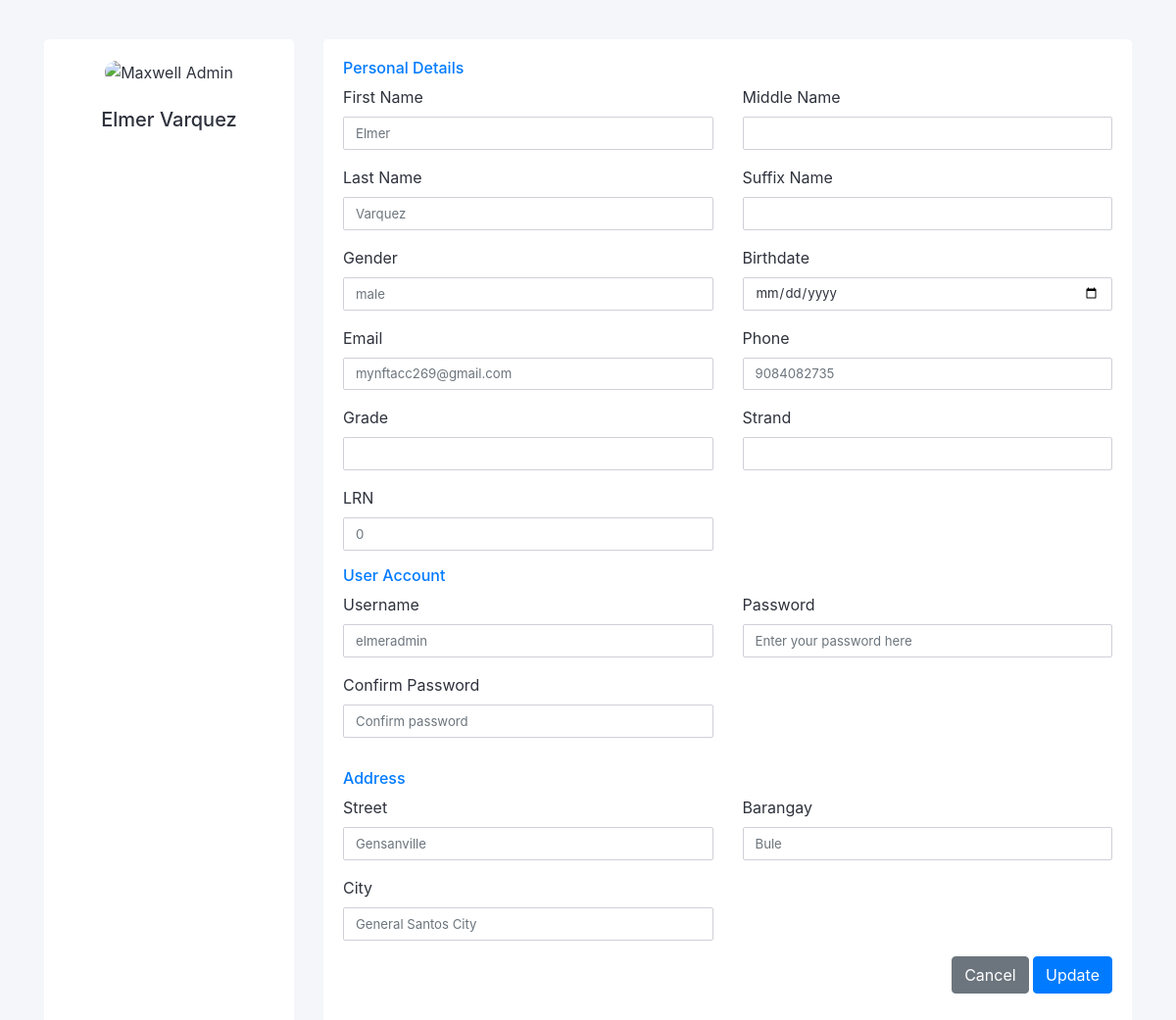
The app's page /profile.php (signed in) with its own data.
### tables this page shows
CREATE TABLE `tbl_userinfo` (
  `user_id` int(11) NOT NULL,
  `firstname` varchar(244) NOT NULL,
  `middlename` varchar(244) NOT NULL,
  `lastname` varchar(244) NOT NULL,
  `suffix` varchar(244) NOT NULL,
  `gender` varchar(244) NOT NULL,
  `birthday` date NOT NULL,
  `age` int(11) NOT NULL
);

CREATE TABLE `tbl_contactinfo` (
  `contact_id` int(11) NOT NULL,
  `userinfo_id` int(11) NOT NULL,
  `email` varchar(244) NOT NULL,
  `contact_num` bigint(11) NOT NULL,
  `city` varchar(244) NOT NULL,
  `barangay` varchar(244) NOT NULL,
  `street` varchar(244) NOT NULL
);

CREATE TABLE `tbl_enrollment` (
  `enrollment_id` int(11) NOT NULL,
  `userinfo_id` int(11) NOT NULL,
  `admit_type` varchar(244) NOT NULL,
  `grade` varchar(244) NOT NULL,
  `program` varchar(244) NOT NULL,
  `term` varchar(244) NOT NULL,
  `lrn` int(11) NOT NULL,
  `lsa` varchar(244) NOT NULL
);

CREATE TABLE `tbl_usercredentials` (
  `usercredentials_id` int(11) NOT NULL,
  `userinfo_id` int(11) NOT NULL,
  `username` varchar(244) NOT NULL,
  `password` varchar(244) NOT NULL
);

### profile.php (the view, shortened to what this page needs)
<?php
    include 'dbcon.php';
    $user_id = $_SESSION['user_id'];
    $sql = "SELECT tbl_userinfo.user_id, tbl_userinfo.firstname, tbl_userinfo.middlename, tbl_userinfo.lastname, tbl_userinfo.suffix, tbl_userinfo.gender, tbl_userinfo.birthday, tbl_contactinfo.email, tbl_contactinfo.contact_num, tbl_enrollment.grade, tbl_enrollment.program, tbl_enrollment.lrn,
    tbl_contactinfo.street, tbl_contactinfo.barangay, tbl_contactinfo.city, tbl_usercredentials.username, tbl_usercredentials.password
    FROM tbl_userinfo
    JOIN tbl_usercredentials ON tbl_userinfo.user_id = tbl_usercredentials.userinfo_id
    JOIN tbl_contactinfo ON tbl_userinfo.user_id = tbl_contactinfo.userinfo_id
    JOIN tbl_enrollment ON tbl_userinfo.user_id = tbl_enrollment.userinfo_id
    WHERE tbl_userinfo.user_id = $user_id LIMIT 1";
    $result = mysqli_query($conn, $sql);
    if ($result) {
        $row = mysqli_fetch_assoc($result);
    } else {
        echo "Error: " . mysqli_error($conn);
        exit;
    }
?>
<!DOCTYPE html>
<html lang="en">
<head>
    <link href="https://cdn.jsdelivr.net/npm/bootstrap@4.5.0/dist/css/bootstrap.min.css" rel="stylesheet">
</head>
<div class="container">
<form action="profile_update.php" method="POST">
    <div class="row gutters">
        <div class="col-xl-3 col-lg-3 col-md-12 col-sm-12 col-12">
            <div class="card h-100">
                <div class="card-body">
                    <div class="account-settings">
                        <div class="user-profile">
                            <div class="user-avatar">
                                <label for="profilePicture">
                                    <img id="profileImage" src="https://bootdey.com/img/Content/avatar/avatar7.png" alt="Maxwell Admin">
                                </label>
                            </div>
                            <div class="form-group">
                            <h5 class="user-name"><?php echo $row['firstname'] . ' ' . $row['middlename'] . ' ' . $row['lastname'] . ' ' . $row['suffix']; ?></h5>
                            </div>
                        </div>
                    </div>
                </div>
            </div>
        </div>
        <div class="col-xl-9 col-lg-9 col-md-12 col-sm-12 col-12">
            <div class="card h-100">
                <div class="card-body">
                    <div class="row gutters">
                        <div class="col-xl-12 col-lg-12 col-md-12 col-sm-12 col-12">
                            <h6 class="mb-2 text-primary">Personal Details</h6>
                        </div>
                        <div class="col-xl-6 col-lg-6 col-md-6 col-sm-6 col-12">
                            <div class="form-group">
                                <label for="fullName">First Name</label>
                                <input type="text" class="form-control" id="fullName" name="firstname"  placeholder="<?php echo $row['firstname']?>">
                            </div>
                        </div>
                        <div class="col-xl-6 col-lg-6 col-md-6 col-sm-6 col-12">
                            <div class="form-group">
                                <label for="fullName">Middle Name</label>
                                <input type="text" class="form-control" id="fullName" name="middlename" placeholder="<?php echo $row['middlename']?>">
                            </div>
                        </div>
                        <div class="col-xl-6 col-lg-6 col-md-6 col-sm-6 col-12">
                            <div class="form-group">
                                <label for="fullName">Last Name</label>
                                <input type="text" class="form-control" id="fullName" name="lastname"  placeholder="<?php echo $row['lastname']?>">
                            </div>
                        </div>
                        <div class="col-xl-6 col-lg-6 col-md-6 col-sm-6 col-12">
                            <div class="form-group">
                                <label for="fullName">Suffix Name</label>
                                <input type="text" class="form-control" id="fullName" name="suffixname" placeholder="<?php echo $row['suffix']?>">
                            </div>
                        </div>
                        <div class="col-xl-6 col-lg-6 col-md-6 col-sm-6 col-12">
                            <div class="form-group">
                                <label for="website">Gender</label>
                                <input type="url" class="form-control" id="website" name="gender"  placeholder="<?php echo $row['gender']?>">
                            </div>
                        </div>
                        <div class="col-xl-6 col-lg-6 col-md-6 col-sm-6 col-12">
                            <div class="form-group">
                                <label for="website">Birthdate</label>
                                <input type="date" class="form-control" id="website" name="birthday"  placeholder="<?php echo $row['birthday']?>">
                            </div>
                        </div>
                        <div class="col-xl-6 col-lg-6 col-md-6 col-sm-6 col-12">
                            <div class="form-group">
                                <label for="eMail">Email</label>
                                <input type="email" class="form-control" id="eMail" name="email"  placeholder="<?php echo $row['email']?>">
                            </div>
                        </div>
                        <div class="col-xl-6 col-lg-6 col-md-6 col-sm-6 col-12">
                            <div class="form-group">
                                <label for="phone">Phone</label>
                                <input type="number" class="form-control" id="phone" name="contact_number"  placeholder="<?php echo $row['contact_num']?>">
                            </div>
                        </div>
                        <div class="col-xl-6 col-lg-6 col-md-6 col-sm-6 col-12">
                            <div class="form-group">
                                <label for="website">Grade</label>
                                <input type="text" class="form-control" id="website" name="grade"  placeholder="<?php echo $row['grade']?>">
                            </div>
                        </div>
                        <div class="col-xl-6 col-lg-6 col-md-6 col-sm-6 col-12">
                            <div class="form-group">
                                <label for="website">Strand</label>
                                <input type="text" class="form-control" id="website" name="strand"  placeholder="<?php echo $row['program']?>">
                            </div>
                        </div>
                        <div class="col-xl-6 col-lg-6 col-md-6 col-sm-6 col-12">
                            <div class="form-group">
                                <label for="website">LRN</label>
                                <input type="number" class="form-control" id="website" name="lrn"  placeholder="<?php echo $row['lrn']?>">
                            </div>
                        </div>
                        <div class="col-xl-12 col-lg-12 col-md-12 col-sm-12 col-12">
                            <h6 class="mb-2 text-primary">User Account</h6>
                        </div>
                        <div class="col-xl-6 col-lg-6 col-md-6 col-sm-6 col-12">
                            <div class="form-group">
                                <label for="fullName">Username</label>
                                <input type="text" class="form-control" id="fullName" name="username"  placeholder="<?php echo $row['username']?>">
                            </div>
                        </div>
                        <div class="col-xl-6 col-lg-6 col-md-6 col-sm-6 col-12">
                            <div class="form-group">
                                <label for="fullName">Password</label>
                                <input type="password" class="form-control" id="fullName" name="password"  placeholder="Enter your password here">
                            </div>
                        </div>
                        <div class="col-xl-6 col-lg-6 col-md-6 col-sm-6 col-12">
                            <div class="form-group">
                                <label for="fullName">Confirm Password</label>
                                <input type="text" class="form-control" id="fullName" name="cfpassword"  placeholder="Confirm password">
                            </div>
                        </div>
                    </div>
                    <div class="row gutters">
                        <div class="col-xl-12 col-lg-12 col-md-12 col-sm-12 col-12">
                            <h6 class="mt-3 mb-2 text-primary">Address</h6>
                        </div>
                        <div class="col-xl-6 col-lg-6 col-md-6 col-sm-6 col-12">
                            <div class="form-group">
                                <label for="Street">Street</label>
                                <input type="text" class="form-control" id="Street" name="street"  placeholder="<?php echo $row['street']?>">
                            </div>
                        </div>
                        <div class="col-xl-6 col-lg-6 col-md-6 col-sm-6 col-12">
                            <div class="form-group">
                                <label for="ciTy">Barangay</label>
                                <input type="text" class="form-control" id="ciTy" name="barangay"  placeholder="<?php echo $row['barangay']?>">
                            </div>
                        </div>
                        <div class="col-xl-6 col-lg-6 col-md-6 col-sm-6 col-12">
                            <div class="form-group">
                                <label for="sTate">City</label>
                                <input type="text" class="form-control" id="sTate" name="city"  placeholder="<?php echo $row['city']?>">
                            </div>
                        </div>
                    </div>
                    <div class="row gutters">
                        <div class="col-xl-12 col-lg-12 col-md-12 col-sm-12 col-12">
                            <div class="text-right">
                                <button type="button" id="submit" name="submit" class="btn btn-secondary" onclick="window.history.back();">Cancel</button>
                                <button type="submit" id="submit" name="btnUpdate" class="btn btn-primary">Update</button>
                            </div>
                        </div>
                    </div>
                </div>
            </div>
        </div>
    </div>
    </form>
</div>
</body>
</html>
</body>
</html>

### profile.php (style rules this page uses)
.account-settings .user-profile { margin: 0 0 1rem 0; padding-bottom: 1rem; text-align: center; }
.account-settings .user-profile .user-avatar { margin: 0 0 1rem 0; }
.account-settings .user-profile .user-avatar img { width: 90px; height: 90px; -webkit-border-radius: 100px; -moz-border-radius: 100px; border-radius: 100px; }
.account-settings .user-profile h5.user-name { margin: 0 0 0.5rem 0; }
.form-control { border: 1px solid #cfd1d8; -webkit-border-radius: 2px; -moz-border-radius: 2px; border-radius: 2px; font-size: .825rem; background: #ffffff; color: #2e323c; }
.card { background: #ffffff; -webkit-border-radius: 5px; -moz-border-radius: 5px; border-radius: 5px; border: 0; margin-bottom: 1rem; }

### records on screen
tbl_userinfo: firstname "Elmer", lastname "Varquez", gender "male", email "mynftacc269@gmail.com", contact_number "9084082735", lrn "0", username "elmeradmin", street "Gensanville", barangay "Bule", city "General Santos City"
